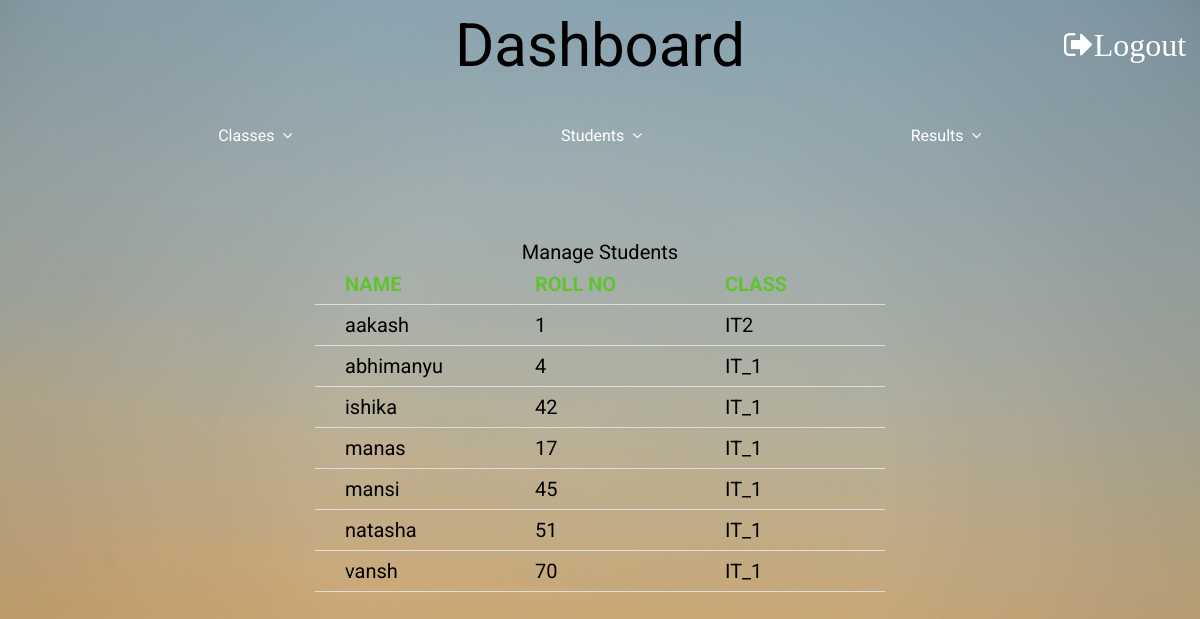
/manage_students.php (signed in), run on the app's committed database.
### tables this page shows
CREATE TABLE `students` (
  `name` varchar(30) NOT NULL,
  `rno` int(3) NOT NULL,
  `class_name` varchar(30) NOT NULL,
  `parents_name` varchar(50) NOT NULL
);

### manage_students.php (the view, shortened to what this page needs)
<!DOCTYPE html>
<html lang="en">
<head>
    <link rel="stylesheet" href="css/home.css">
    <link rel="stylesheet" href="./css/font-awesome-4.7.0/css/font-awesome.css">
    <link rel="stylesheet" type='text/css' href="css/manage.css">
</head>
<body>
    <div class="title">
        <a href="dashboard.php"><img src="./images/logo1.png" alt="" class="logo"></a>
        <span class="heading">Dashboard</span>
        <a href="logout.php" style="color: white"><span class="fa fa-sign-out fa-2x">Logout</span></a>
    </div>
    <div class="nav">
        <ul>
            <li class="dropdown" onclick="toggleDisplay('1')">
                <a href="" class="dropbtn">Classes &nbsp
                    <span class="fa fa-angle-down"></span>
                </a>
            </li>
            <li class="dropdown" onclick="toggleDisplay('2')">
                <a href="#" class="dropbtn">Students &nbsp
                    <span class="fa fa-angle-down"></span>
                </a>
            </li>
            <li class="dropdown" onclick="toggleDisplay('3')">
                <a href="#" class="dropbtn">Results &nbsp
                    <span class="fa fa-angle-down"></span>
                </a>
            </li>
        </ul>
    </div>
    <div class="main">
        <?php
            include('session.php');
            $sql = "SELECT `name`, `rno`, `class_name` FROM `students`";
            $result = mysqli_query($conn, $sql);
            if (mysqli_num_rows($result) > 0) {
               echo "<table>
                <caption>Manage Students</caption>
                <tr>
                <th>NAME</th>
                <th>ROLL NO</th>
                <th>CLASS</th>
                </tr>";
                while($row = mysqli_fetch_array($result))
                  {
                    echo "<tr>";
                    echo "<td>" . $row['name'] . "</td>";
                    echo "<td>" . $row['rno'] . "</td>";
                    echo "<td>" . $row['class_name'] . "</td>";
                    echo "</tr>";
                  }
                echo "</table>";
            } else {
                echo "0 Students";
            }
        ?>
    </div>
</body>
</html>

### css/home.css (style rules this page uses)
body { margin: 0; font-family: 'Roboto', sans-serif; background-image: url("result11.jpg"); background-repeat: no-repeat; background-size:100% 140% ; width:100%; height:100%; z-index:-1; }
.title { display: grid; grid-template-rows: 50px; grid-template-columns: 150px 1fr 150px; align-items: center; padding: 20px 0; text-align: center; }
.heading { font-size: 60px; }
.main { display: grid; align-items: center; font-size: 20px; padding-top: 80px; }
ul { list-style-type: none; margin: 20px 0 0 0; padding: 0; display: flex; overflow: hidden; justify-content: space-evenly; }
li a,.dropbtn { display: inline-block; text-decoration: none; color: white; height: 40px; display: flex; align-items: center; padding: 5px 50px; }
li.dropdown { display: inline-block; }

### css/manage.css (style rules this page uses)
.main { display: grid; justify-content: center; padding: 30px; }
.main table { margin: 50px auto; }
.main table, th, td { border-collapse: collapse; text-align: left; table-layout: fixed; padding: 8px 30px; width: 50%; }
.main th { color: #61c232; }
th, td { border-bottom: 1px solid #ddd; }

### data on the page
students: name "aakash", rno "1", class_name "IT2"
students: name "abhimanyu", rno "4", class_name "IT_1"
students: name "ishika", rno "42", class_name "IT_1"
students: name "manas", rno "17", class_name "IT_1"
students: name "mansi", rno "45", class_name "IT_1"
students: name "natasha", rno "51", class_name "IT_1"
students: name "vansh", rno "70", class_name "IT_1"
